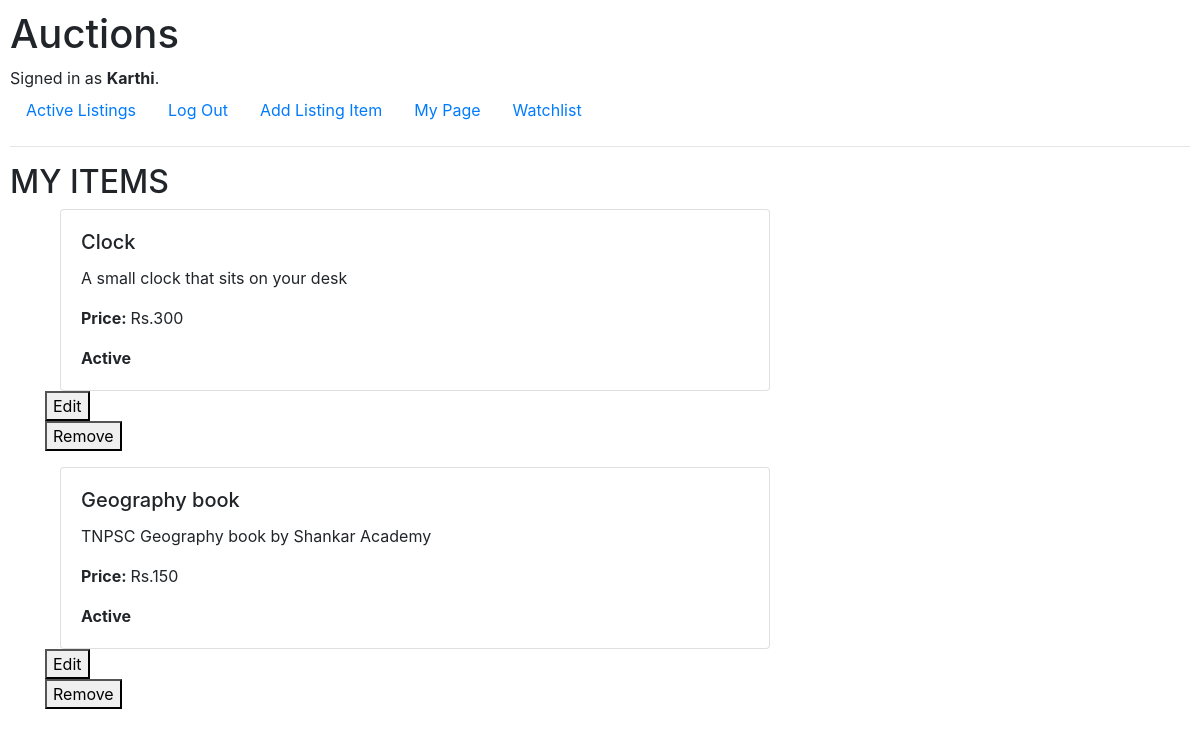
/mypage (signed in), run on an earlier commit of the app's database.
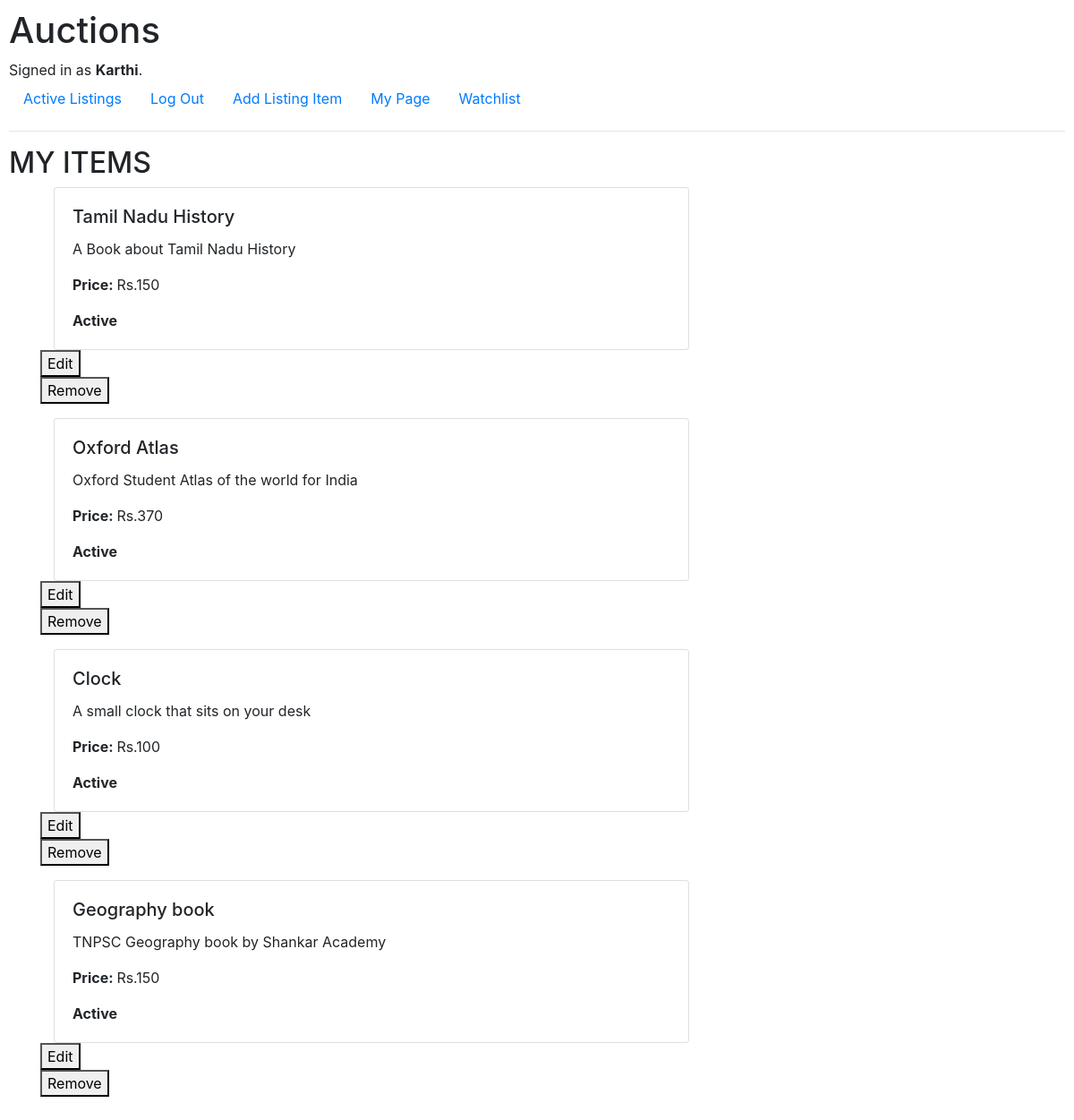
And on a later commit of the database.
### auctions/models.py (models this page shows, shortened)
class listing(models.Model):
    title = models.CharField(max_length=20)
    description = models.CharField(max_length=64)
    price = models.IntegerField()
    category = models.ForeignKey(Category, blank=True, null=True, on_delete=models.CASCADE, related_name="item_type")
    image = models.ImageField(null=True, blank=True, upload_to='images/')
    posted_user = models.ForeignKey(User, related_name="posted_item", on_delete=models.CASCADE, null=True)
    isActive = models.BooleanField(default=True)
    watchlist = models.ManyToManyField(User, null=True, related_name="Watch_items", blank=True)

### auctions/views.py (the view)
# urls.py: path("mypage", views.mypage, name="mypage"),
@login_required
def mypage(request):
    if request.method=="POST":
        obj = request.POST['obj_id']
        o = listing.objects.get(id=obj)
        cat = Category.objects.all()
        return render(request, "auctions/edit.html", {
            "id" : o.id,
            "title" : o.title,
            "description" : o.description,
            "price" : o.price,
            "categories" : cat,
            "image" : o.image,
        })
    else:
        user = request.user
        if user.is_authenticated:
            items = listing.objects.filter(posted_user=user)
            return render(request, "auctions/mypage.html", {
                "items" : items
            })

### auctions/templates/auctions/mypage.html (shortened to what this page needs)
{% extends 'auctions/layout.html' %}
{% block body %}
<h2>MY ITEMS</h2>
    {% for item in items %}
<ul class="list-unstyled">
    <li class="container">
            <div class="col-md-8">
                <div class="card">
                    <div class="card-body">
                        <h5 class="card-title">{{item.title}}</h5>
                        <p class="card-text">{{item.description}}</p>
                        <p class="card-text"><strong>Price: </strong>Rs.{{item.price}}</p>
                        <p class="card-text">
                            {% if item.isActive == True %}
                            <strong>Active</strong>
                            {%else%}
                            <strong>Sold</strong>
                            {%endif%}
                        </p>
                    </div>
                </div>
            </div>
            <form action="{% url 'mypage' %}" method="post">
                <button type="submit">Edit</button>
            </form>
            <form action="{% url 'del' item.id %}" method="post">
                <button type="submit">Remove</button>
            </form>
    </li>
</ul>
    {% empty %}
<h4> No items </h4>
    {% endfor %}
{% endblock %}

What changed in the data, as far as the page shows it:
now on this page (row edited): listing: title "Tamil Nadu History", description "A Book about Tamil Nadu History", price "150", isActive "Active"
now on this page (row edited): listing: title "Oxford Atlas", description "Oxford Student Atlas of the world for India", price "370", isActive "Active"
changed listing "Clock": price "300" → "100"
